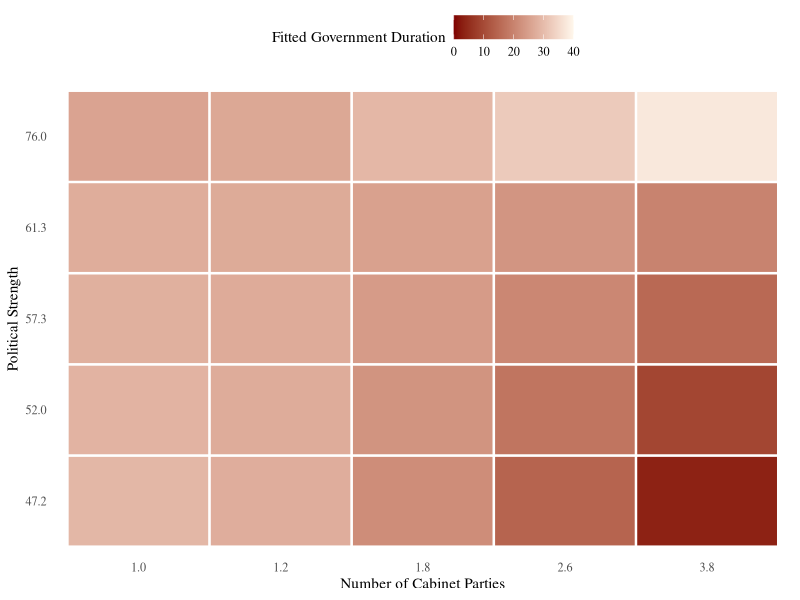

R code for this plot:
## ---- chunk 1
# load data ------------------------------------------------
rm(list = ls())
dta <- data.frame(
  id = c(
    2, 3, 4, 5, 6, 7, 8, 9, 10, 11, 12, 13, 14, 15, 16,
    17, 18, 19, 20, 21, 22, 23
  ),
  govdur = c(
    17.1, 32.2, 11.9, 12.3, 32.8, 30.0, 30.8, 18.0,
    20.2, 13.6, 11.0, 26.6, 31.8, 45.1, 30.3, 25.2, 11.5,
    29.2, 24.7, 43.6, 22.4, 30.4
  ),
  PS = c(
    52.0, 58.9, 59.0, 52.1, 54.3, 55.0, 76.4, 61.7,
    41.1, 57.4, 63.3, 55.4, 50.9, 69.3, 62.0, 47.6, 60.0,
    50.5, 47.2, 80.4, 59.1, 57.2
  ),
  NP = c(
    1.0, 2.2, 4.3, 2.7, 1.0, 1.0, 1.8, 3.0, 1.8, 2.9,
    1.1, 2.2, 1.6, 2.0, 3.3, 1.8, 1.6, 1.0, 1.4, 3.8, 1.7,
    1.0
  ),
  PD = c(
    0, 1, 0, 0, 1, 0, 1, 1, 1, 1, 0, 1, 1, 1, 1, 1, 0,
    0, 1, 1, 1, 1
  )
)
head(dta)

# fit model & generate predictions ------------------------
fit <- lm(govdur ~ NP*PS + PD, data = dta)
summary(fit)

quantiles <- c(.05, .25, .5, .75, .95)
pred.dta <- expand.grid(
  # expand.grid covers all quantile combinations
  NP = quantile(dta[, 'NP'], quantiles),
  PS = quantile(dta[, 'PS'], quantiles),
  PD = mean(dta[, 'PD'])
)
pred.y <- predict(
  fit, newdata = pred.dta, type = 'response',
  se.fit = TRUE, interval = 'confidence'
)
pdta <- data.frame(
  pred.dta, pred.y[['fit']], se.fit = pred.y[['se.fit']]
)
rm(quantiles, pred.y)

# simple map ----------------------------------------------
library('ggplot2')
ggplot(data = pdta,
  aes(
    x = factor(format(NP, digits = 2)),
    y = factor(format(PS, digits = 3)),
    fill = fit
  )
) +
  geom_tile(colour = 'white', size = .8) +
  scale_fill_gradient(
    low = '#7f0000', high = '#fff7ec', limits = c(0, 40),
    breaks = seq(0, 40, 10)
  ) +
  labs(x = 'Number of Cabinet Parties', y = 'Political Strength', 
    fill = 'Fitted Government Duration'
  ) +
  theme_minimal() +
  theme(
    text = element_text(family = 'serif'),
    legend.position = 'top', legend.direction = 'horizontal',
    panel.grid = element_blank(), plot.background = element_blank()
  )
